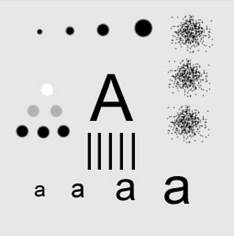
%> input picture DigitalImage/image/alphabet1.jpg, 234 x 236 px
$ octave lab1_2.m   (GNU Octave 9; MATLAB toolbox functions it lacks are replaced by stand-ins)
%> lines starting %> are read from the running program, lines starting %| are printed output that depends on the picture
img = imread('E:\Homework\Digital Image\image\alphabet1.jpg');
%> img is the input picture: size 236x234x3 uint8; min 0, max 255, mean 216.2
degree = input('Input degree:');
%> the answer given: 30
theta= degree * pi / 180.0;
matrix_1 = [cos(theta) -sin(theta) 0; sin(theta) cos(theta) 0; 0 0 1];
[r, c, l] = size(img); %
%> r = 236; c = 234; l = 3
a = r/2;
%> a = 118
b = c/2; % central point
%> b = 117
matrix_2 = [1 0 a; 0 1 b; 0 0 1];
%> matrix_2 = [1 0 118; 0 1 117; 0 0 1]
matrix_3 = [1 0 -a; 0 1 -b; 0 0 1];
%> matrix_3 = [1 0 -118; 0 1 -117; 0 0 1]
matrix = matrix_2 * matrix_1 * matrix_3;
out_image_1 = zeros(r, c, l);
out_image_2 = zeros(r, c, l);

for x = 1 : r
    for y = 1 : c
        p = [x; y; 1];
        p = matrix \ p;
        new_x = round(p(1,1));
        new_y = round(p(2,1));
        if(new_x>=1) && (new_x <= r) && (new_y >= 1) && (new_y <= c)
            for k = 1 : l
                out_image_1(x, y, k) = img(new_x, new_y, k);
            end
        end
    end
end
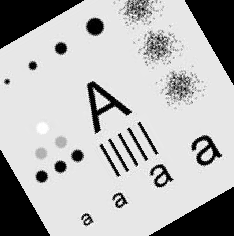
%> out_image_1: size 236x234x3 double; min 0, max 255, mean 180.8

for x = 1 : r
     for y = 1 : c
        p = [x; y; 1];
        p = matrix \ p;
        x1 = floor(p(1,1));
        y1 = floor(p(2,1));
        dx = p(1,1) - x1;
        dy = p(2,1) - y1;
        if(p(1,1)>=1) && (p(1,1) <= r-1) && (p(2,1) >= 1) && (p(2,1) <= c-1)
            for k = 1 : l
                Q1 = img(x1, y1, k);
                Q2 = img(x1, y1+1, k);
                Q3 = img(x1+1, y1, k);
                Q4 = img(x1+1, y1+1, k);
                val = Q1 * (1-dx) * (1-dy) + Q2 * (1-dx) * dy + Q3 * dx * (1-dy) + Q4 * dx * dy;
                out_image_2(x, y, k) = val;
            end
        end
     end
end
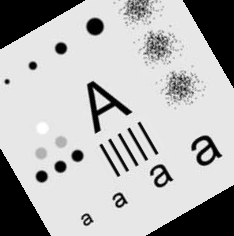
%> out_image_2: size 236x234x3 double; min 0, max 255, mean 179.1
%> after the loop, Q1 = 231; Q2 = 231; Q3 = 231; Q4 = 231; val = 231
subplot(1,2,1);imshow(uint8(out_image_1));
subplot(1,2,2);imshow(uint8(out_image_2));

$ run again, with DigitalImage/image/alphabet2.jpg copied over DigitalImage/image/alphabet1.jpg
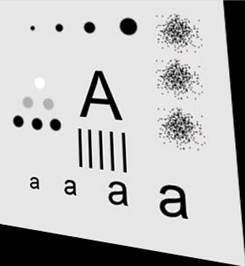
%> input picture DigitalImage/image/alphabet2.jpg, 245 x 266 px
%> img is the input picture: size 266x245x3 uint8; mean R, G, B 190.2, 190.2, 190.2
%> after the loop `for x = 1 : r`:
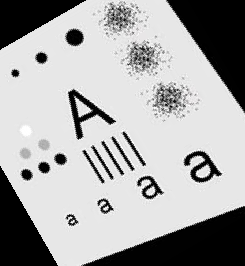
%> out_image_1: size 266x245x3 double; mean R, G, B 166.7, 166.6, 166.6
%> after the loop `for x = 1 : r`:
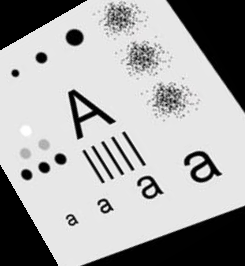
%> out_image_2: size 266x245x3 double; mean R, G, B 166.3, 166.2, 166.3
%> after the loop `for x = 1 : r`: Q1 = 1
